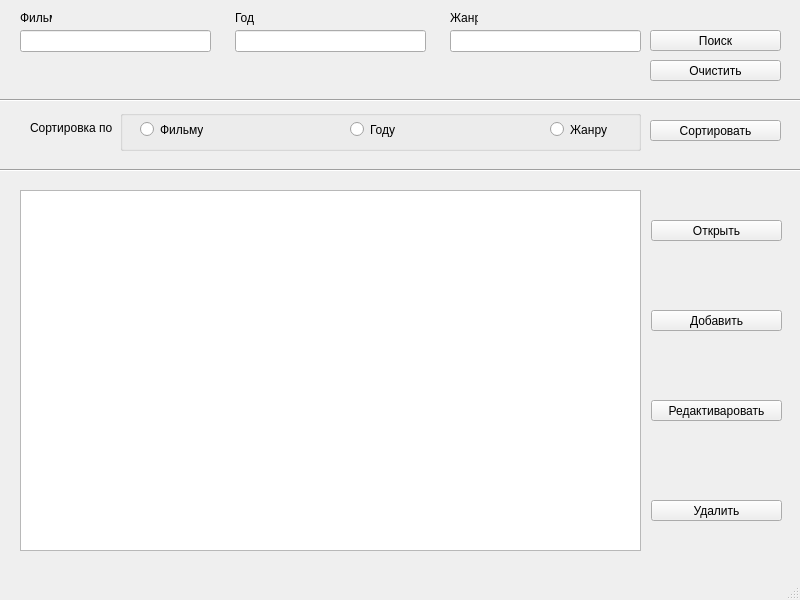
<?xml version="1.0" encoding="UTF-8"?>
<ui version="4.0">
 <class>MainWindow</class>
 <widget class="QMainWindow" name="MainWindow">
  <property name="geometry">
   <rect>
    <x>0</x>
    <y>0</y>
    <width>800</width>
    <height>600</height>
   </rect>
  </property>
  <property name="windowTitle">
   <string>MainWindow</string>
  </property>
  <widget class="QWidget" name="centralwidget">
   <widget class="QGroupBox" name="groupBoxSort">
    <property name="geometry">
     <rect>
      <x>120</x>
      <y>110</y>
      <width>521</width>
      <height>41</height>
     </rect>
    </property>
    <property name="title">
     <string/>
    </property>
    <widget class="QRadioButton" name="radioButtonMovie">
     <property name="geometry">
      <rect>
       <x>20</x>
       <y>10</y>
       <width>63</width>
       <height>19</height>
      </rect>
     </property>
     <property name="text">
      <string>Фильму</string>
     </property>
    </widget>
    <widget class="QRadioButton" name="radioButtonYear">
     <property name="geometry">
      <rect>
       <x>230</x>
       <y>10</y>
       <width>50</width>
       <height>19</height>
      </rect>
     </property>
     <property name="text">
      <string>Году</string>
     </property>
    </widget>
    <widget class="QRadioButton" name="radioButtonCategory">
     <property name="geometry">
      <rect>
       <x>430</x>
       <y>10</y>
       <width>59</width>
       <height>19</height>
      </rect>
     </property>
     <property name="text">
      <string>Жанру</string>
     </property>
    </widget>
   </widget>
   <widget class="QLineEdit" name="lineEditYear">
    <property name="geometry">
     <rect>
      <x>235</x>
      <y>30</y>
      <width>191</width>
      <height>22</height>
     </rect>
    </property>
   </widget>
   <widget class="QLineEdit" name="lineEditCategory">
    <property name="geometry">
     <rect>
      <x>450</x>
      <y>30</y>
      <width>191</width>
      <height>22</height>
     </rect>
    </property>
   </widget>
   <widget class="QLineEdit" name="lineEditMovie">
    <property name="geometry">
     <rect>
      <x>20</x>
      <y>30</y>
      <width>191</width>
      <height>22</height>
     </rect>
    </property>
    <property name="text">
     <string/>
    </property>
   </widget>
   <widget class="QPushButton" name="pushButtonClean">
    <property name="geometry">
     <rect>
      <x>650</x>
      <y>60</y>
      <width>131</width>
      <height>21</height>
     </rect>
    </property>
    <property name="text">
     <string>Очистить</string>
    </property>
   </widget>
   <widget class="Line" name="line">
    <property name="geometry">
     <rect>
      <x>-3</x>
      <y>90</y>
      <width>811</width>
      <height>20</height>
     </rect>
    </property>
    <property name="orientation">
     <enum>Qt::Horizontal</enum>
    </property>
   </widget>
   <widget class="Line" name="line_2">
    <property name="geometry">
     <rect>
      <x>-3</x>
      <y>160</y>
      <width>811</width>
      <height>20</height>
     </rect>
    </property>
    <property name="orientation">
     <enum>Qt::Horizontal</enum>
    </property>
   </widget>
   <widget class="QTableView" name="tableViewMovies">
    <property name="geometry">
     <rect>
      <x>20</x>
      <y>190</y>
      <width>621</width>
      <height>361</height>
     </rect>
    </property>
   </widget>
   <widget class="QPushButton" name="pushButtonSearch">
    <property name="geometry">
     <rect>
      <x>650</x>
      <y>30</y>
      <width>131</width>
      <height>21</height>
     </rect>
    </property>
    <property name="text">
     <string>Поиск</string>
    </property>
   </widget>
   <widget class="QLabel" name="labelMovie">
    <property name="geometry">
     <rect>
      <x>20</x>
      <y>10</y>
      <width>32</width>
      <height>16</height>
     </rect>
    </property>
    <property name="text">
     <string>Фильм</string>
    </property>
   </widget>
   <widget class="QLabel" name="labelCategory">
    <property name="geometry">
     <rect>
      <x>450</x>
      <y>10</y>
      <width>28</width>
      <height>16</height>
     </rect>
    </property>
    <property name="text">
     <string>Жанр</string>
    </property>
   </widget>
   <widget class="QLabel" name="labelYear">
    <property name="geometry">
     <rect>
      <x>235</x>
      <y>10</y>
      <width>19</width>
      <height>16</height>
     </rect>
    </property>
    <property name="text">
     <string>Год</string>
    </property>
   </widget>
   <widget class="QPushButton" name="pushButtonSort">
    <property name="geometry">
     <rect>
      <x>650</x>
      <y>120</y>
      <width>131</width>
      <height>21</height>
     </rect>
    </property>
    <property name="text">
     <string>Сортировать</string>
    </property>
   </widget>
   <widget class="QLabel" name="labelSort">
    <property name="geometry">
     <rect>
      <x>30</x>
      <y>120</y>
      <width>83</width>
      <height>16</height>
     </rect>
    </property>
    <property name="text">
     <string>Сортировка по: </string>
    </property>
   </widget>
   <widget class="QPushButton" name="pushButtonOpen">
    <property name="geometry">
     <rect>
      <x>651</x>
      <y>220</y>
      <width>131</width>
      <height>21</height>
     </rect>
    </property>
    <property name="text">
     <string>Открыть</string>
    </property>
   </widget>
   <widget class="QPushButton" name="pushButtonEdit">
    <property name="geometry">
     <rect>
      <x>651</x>
      <y>400</y>
      <width>131</width>
      <height>21</height>
     </rect>
    </property>
    <property name="text">
     <string>Редактиваровать</string>
    </property>
   </widget>
   <widget class="QPushButton" name="pushButtonDelete">
    <property name="geometry">
     <rect>
      <x>651</x>
      <y>500</y>
      <width>131</width>
      <height>21</height>
     </rect>
    </property>
    <property name="text">
     <string>Удалить</string>
    </property>
   </widget>
   <widget class="QPushButton" name="pushButtonAdd">
    <property name="geometry">
     <rect>
      <x>651</x>
      <y>310</y>
      <width>131</width>
      <height>21</height>
     </rect>
    </property>
    <property name="text">
     <string>Добавить</string>
    </property>
   </widget>
  </widget>
  <widget class="QMenuBar" name="menubar">
   <property name="geometry">
    <rect>
     <x>0</x>
     <y>0</y>
     <width>800</width>
     <height>20</height>
    </rect>
   </property>
  </widget>
  <widget class="QStatusBar" name="statusbar"/>
 </widget>
 <resources/>
 <connections/>
</ui>
